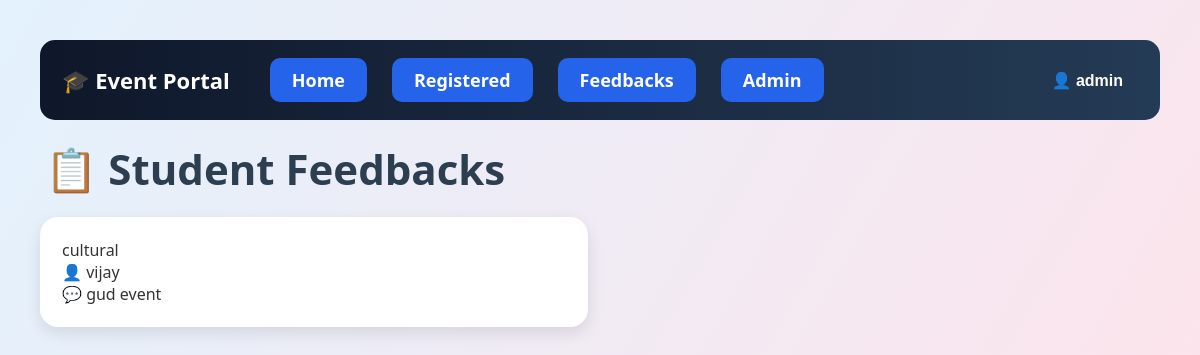
The page /view-feedback/ (signed in) on the database its author committed.
### events/models.py (models this page shows, shortened)
class Feedback(models.Model):
    student_name = models.CharField(
        max_length=100
    )
    event = models.ForeignKey(
        Event,
        on_delete=models.CASCADE
    )
    message = models.TextField()

class Event(models.Model):
    STATUS_CHOICES = (
        ('Upcoming', 'Upcoming'),
        ('Ongoing', 'Ongoing'),
        ('Completed', 'Completed'),
    )
    name = models.CharField(max_length=100)
    date = models.DateField()
    location = models.CharField(max_length=100)
    description = models.TextField()
    status = models.CharField(
        max_length=20,
        choices=STATUS_CHOICES,
        default='Upcoming'
    )

### events/views.py (the view)
# urls.py: path('view-feedback/', views.view_feedbacks, name='view_feedbacks'),
@login_required
def view_feedbacks(request):
    if not is_admin(request.user):
        return redirect('home')
    feedbacks = Feedback.objects.all()
    return render(
        request,
        'events/view_feedbacks.html',
        {
            'feedbacks': feedbacks
        }
    )

### events/views.py (called while the page is built)
def is_admin(user):
    if user.is_superuser:
        return True
    return (
        hasattr(user, 'userprofile')
        and user.userprofile.role == 'admin'
    )

### events/templates/events/view_feedbacks.html (shortened to what this page needs)
{% load static %}
<!doctype html>
<html>
  <head>
    <link rel="stylesheet" href="{% static 'events/style.css' %}" />
  </head>
  <body>
    <div class="navbar">
      <div class="logo">🎓 Event Portal</div>
      <div class="nav-links">
        <a href="/">Home</a>
        <a href="/registered/"> Registered </a>
        <a href="/view-feedback/"> Feedbacks </a>
        <a href="/admin/"> Admin </a>
      </div>
      <div class="profile-menu">
        <button class="profile-btn">👤 {{ request.user.username }}</button>
      </div>
    </div>
    <h1 class="main-title">📋 Student Feedbacks</h1>
    <div class="events-container">
      {% for feedback in feedbacks %}
      <div class="event-card">
        <div class="event-title">{{ feedback.event.name }}</div>
        <div class="event-info">👤 {{ feedback.student_name }}</div>
        <div class="event-info">💬 {{ feedback.message }}</div>
      </div>
      {% empty %}
      <div class="event-card">
        <div class="event-info">No feedbacks available</div>
      </div>
      {% endfor %}
    </div>
  </body>
</html>

### events/static/events/style.css (style rules this page uses)
* { margin: 0; padding: 0; box-sizing: border-box; }
body { font-family: "Segoe UI", sans-serif; background: linear-gradient(120deg, #e3f2fd, #fce4ec); color: #333; padding: 20px; }
.navbar { display: flex; align-items: center; background: linear-gradient(90deg, #0f172a, #243b55); padding: 18px 22px; border-radius: 15px; margin: 20px; gap: 40px; }
.logo { font-size: 22px; font-weight: bold; color: white; }
.nav-links { display: flex; gap: 25px; }
.nav-links a { background: #2563eb; color: white; text-decoration: none; padding: 10px 22px; border-radius: 10px; font-size: 18px; font-weight: bold; transition: 0.3s; }
.main-title { text-align: left; margin-left: 25px; margin-top: 20px; margin-bottom: 20px; font-size: 42px; color: #2c3e50; }
.events-container { display: grid; grid-template-columns: repeat(2, 1fr); gap: 25px; padding: 0 20px 30px; }
.event-card { background: white; padding: 22px; border-radius: 18px; box-shadow: 0 6px 16px rgba(0, 0, 0, 0.1); transition: 0.3s ease; height: 100%; }
button { padding: 10px 15px; border: none; border-radius: 8px; background: linear-gradient(45deg, #00b4d8, #0077b6); color: white; cursor: pointer; transition: 0.3s; }
.profile-menu { position: relative; margin-left: auto; }
.profile-btn { background: transparent; border: none; color: white; font-size: 16px; font-weight: bold; cursor: pointer; }

### rows shown on the page
Feedback: event.name "cultural", student_name "vijay", message "gud event"

### other values the page prints
{{ request.user.username }} "admin"
